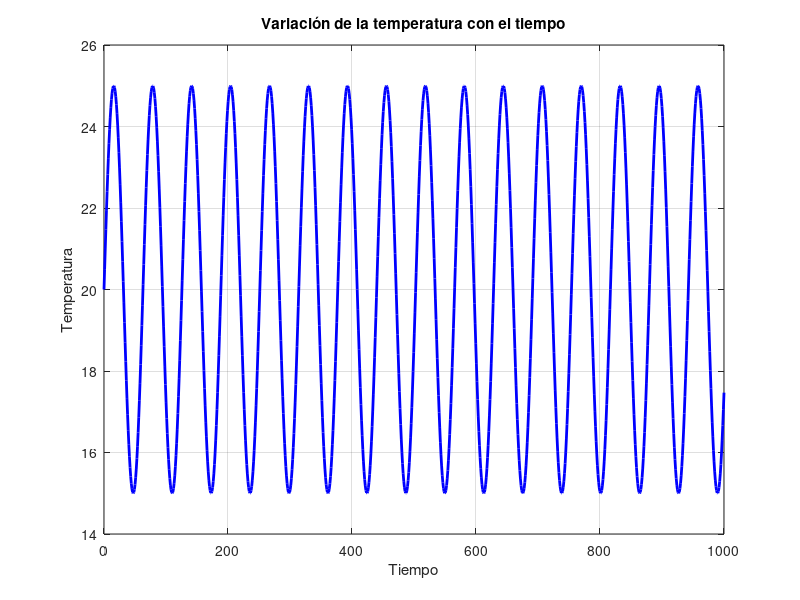

This figure's MATLAB source:
function temperature()

    % Configuración de parámetros de la temperatura
    T_promedio = 20;  % Temperatura promedio inicial
    A = 5;  % Amplitud de la oscilación de la temperatura
    omega = 0.1;  % Frecuencia angular de la oscilación
    
    % Tiempo de simulación
    t = linspace(0, 1000, 1000);  % Vector de tiempo
    
    % Definir función para la temperatura
    T_function = @(t) T_promedio + A * sin(omega * t);
    
    % Calcular temperatura en cada instante de tiempo
    T = T_function(t);
    
figure(1)
    plot(t, T, 'b', 'LineWidth', 2);
    xlabel('Tiempo');
    ylabel('Temperatura');
    title('Variación de la temperatura con el tiempo');
    grid on;
end



  

%function dYdt = predator_prey_model(t, Y, T_function, epsilon)
    % Parámetros del modelo depredador-presa
    % (aquí se asume que tienes tus propios parámetros)
    % alpha, beta, gamma, delta, etc.
    
    % Obtener temperatura en el tiempo actual
    %T = T_function(t);
    
    % Ecuaciones del modelo depredador-presa
    %dYdt = zeros(2, 1);
    %dYdt(1) = ...;  % Ecuación para la tasa de cambio de presa
    %dYdt(2) = ...;  % Ecuación para la tasa de cambio de depredador
%end
